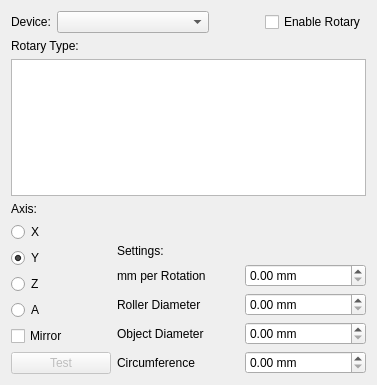
<?xml version="1.0" encoding="UTF-8"?>
<ui version="4.0">
 <class>RotarySetup</class>
 <widget class="QDialog" name="RotarySetup">
  <property name="geometry">
   <rect>
    <x>0</x>
    <y>0</y>
    <width>377</width>
    <height>385</height>
   </rect>
  </property>
  <property name="windowTitle">
   <string>Rorary Setup</string>
  </property>
  <layout class="QVBoxLayout" name="verticalLayout">
   <item>
    <layout class="QHBoxLayout" name="horizontalLayout">
     <item>
      <widget class="QLabel" name="label">
       <property name="sizePolicy">
        <sizepolicy hsizetype="Fixed" vsizetype="Preferred">
         <horstretch>0</horstretch>
         <verstretch>0</verstretch>
        </sizepolicy>
       </property>
       <property name="text">
        <string>Device:</string>
       </property>
      </widget>
     </item>
     <item>
      <widget class="QComboBox" name="deviceComboBox"/>
     </item>
     <item alignment="Qt::AlignRight">
      <widget class="QCheckBox" name="rotaryCheckBox">
       <property name="sizePolicy">
        <sizepolicy hsizetype="Fixed" vsizetype="Fixed">
         <horstretch>0</horstretch>
         <verstretch>0</verstretch>
        </sizepolicy>
       </property>
       <property name="text">
        <string>Enable Rotary</string>
       </property>
      </widget>
     </item>
    </layout>
   </item>
   <item>
    <widget class="QLabel" name="label_2">
     <property name="text">
      <string>Rotary Type:</string>
     </property>
    </widget>
   </item>
   <item>
    <widget class="QListWidget" name="typeList">
     <property name="viewMode">
      <enum>QListView::IconMode</enum>
     </property>
    </widget>
   </item>
   <item>
    <layout class="QHBoxLayout" name="horizontalLayout_2">
     <item>
      <layout class="QVBoxLayout" name="verticalLayout_2">
       <property name="sizeConstraint">
        <enum>QLayout::SetDefaultConstraint</enum>
       </property>
       <item>
        <widget class="QLabel" name="label_3">
         <property name="maximumSize">
          <size>
           <width>100</width>
           <height>16777215</height>
          </size>
         </property>
         <property name="text">
          <string>Axis:</string>
         </property>
        </widget>
       </item>
       <item>
        <widget class="QRadioButton" name="XRadioButton">
         <property name="text">
          <string>X</string>
         </property>
        </widget>
       </item>
       <item>
        <widget class="QRadioButton" name="YRadioButton">
         <property name="text">
          <string>Y</string>
         </property>
         <property name="checked">
          <bool>true</bool>
         </property>
        </widget>
       </item>
       <item>
        <widget class="QRadioButton" name="ZRadioButton">
         <property name="text">
          <string>Z</string>
         </property>
        </widget>
       </item>
       <item>
        <widget class="QRadioButton" name="ARadioButton">
         <property name="text">
          <string>A</string>
         </property>
        </widget>
       </item>
       <item>
        <spacer name="verticalSpacer">
         <property name="orientation">
          <enum>Qt::Vertical</enum>
         </property>
         <property name="sizeType">
          <enum>QSizePolicy::Expanding</enum>
         </property>
         <property name="sizeHint" stdset="0">
          <size>
           <width>20</width>
           <height>40</height>
          </size>
         </property>
        </spacer>
       </item>
       <item>
        <widget class="QCheckBox" name="mirrorCheckBox">
         <property name="maximumSize">
          <size>
           <width>100</width>
           <height>16777215</height>
          </size>
         </property>
         <property name="text">
          <string>Mirror</string>
         </property>
        </widget>
       </item>
       <item>
        <widget class="QPushButton" name="testBtn">
         <property name="enabled">
          <bool>false</bool>
         </property>
         <property name="minimumSize">
          <size>
           <width>0</width>
           <height>0</height>
          </size>
         </property>
         <property name="maximumSize">
          <size>
           <width>100</width>
           <height>16777215</height>
          </size>
         </property>
         <property name="text">
          <string>Test</string>
         </property>
        </widget>
       </item>
      </layout>
     </item>
     <item>
      <layout class="QGridLayout" name="gridLayout">
       <item row="2" column="1">
        <widget class="QDoubleSpinBox" name="rollerSpinBox">
         <property name="suffix">
          <string> mm</string>
         </property>
        </widget>
       </item>
       <item row="3" column="0">
        <widget class="QLabel" name="label_6">
         <property name="text">
          <string>Object Diameter</string>
         </property>
        </widget>
       </item>
       <item row="0" column="0">
        <widget class="QLabel" name="label_4">
         <property name="text">
          <string>Settings:</string>
         </property>
         <property name="alignment">
          <set>Qt::AlignBottom|Qt::AlignLeading|Qt::AlignLeft</set>
         </property>
        </widget>
       </item>
       <item row="0" column="1">
        <spacer name="verticalSpacer_2">
         <property name="orientation">
          <enum>Qt::Vertical</enum>
         </property>
         <property name="sizeHint" stdset="0">
          <size>
           <width>20</width>
           <height>40</height>
          </size>
         </property>
        </spacer>
       </item>
       <item row="1" column="1">
        <widget class="QDoubleSpinBox" name="rotationSpinBox">
         <property name="suffix">
          <string> mm</string>
         </property>
        </widget>
       </item>
       <item row="4" column="0">
        <widget class="QLabel" name="label_8">
         <property name="text">
          <string>Circumference</string>
         </property>
        </widget>
       </item>
       <item row="3" column="1">
        <widget class="QDoubleSpinBox" name="ObjectSpinBox">
         <property name="suffix">
          <string> mm</string>
         </property>
        </widget>
       </item>
       <item row="1" column="0">
        <widget class="QLabel" name="label_5">
         <property name="text">
          <string>mm per Rotation</string>
         </property>
        </widget>
       </item>
       <item row="2" column="0">
        <widget class="QLabel" name="label_7">
         <property name="text">
          <string>Roller Diameter</string>
         </property>
        </widget>
       </item>
       <item row="4" column="1">
        <widget class="QDoubleSpinBox" name="CircumSpinBox">
         <property name="suffix">
          <string> mm</string>
         </property>
        </widget>
       </item>
      </layout>
     </item>
    </layout>
   </item>
  </layout>
 </widget>
 <resources/>
 <connections/>
</ui>
